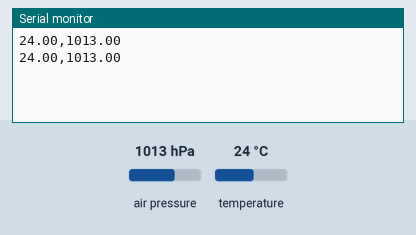
This sketch was run on a simulated Arduino Uno, built with avr-gcc and run on an emulated ATmega328P. Parts: the last lines printed to the serial monitor. The test bench sets the inputs (shaded band); at power-on: air pressure 1013 hPa, temperature 24 °C.

Above: at 3.2 s.
3.3 s: air pressure set to 952 hPa
At 4.6 s:
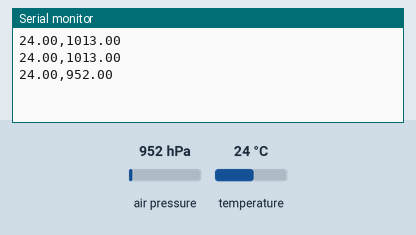
4.8 s: temperature set to 12 °C
At 5.8 s:
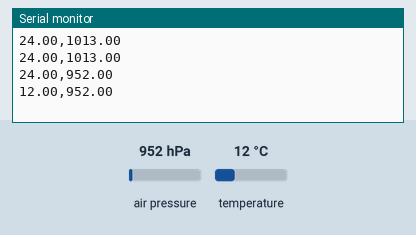
6.3 s: air pressure set to 975 hPa
At 7.7 s:
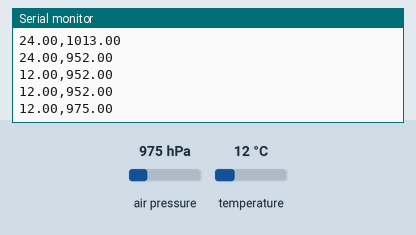
Timing chart, 0 to 9.3 s (numbered marks = the images above; inputs shaded):
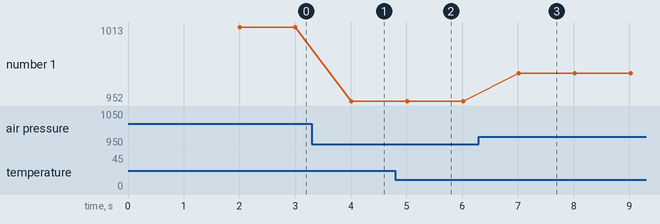

The sketch:

L03.ino
```cpp
#include "Adafruit_BMP280.h"

Adafruit_BMP280 bmp;
float temperature = 0;
float pressure = 0;

void setup() {
  Serial.begin(115200);
  delay(2000);
  if (!bmp.begin(0x77)) {
    Serial.println("Sensor not found");
    while (1){}
  }
}

void loop() {
  // Read the values
  temperature = bmp.readTemperature();
  pressure = bmp.readPressure()/100; //hectopascales
  // Print to the Serial Monitor
  Serial.print(temperature);
  Serial.print(",");
  Serial.println(pressure);
  delay(1000);
}
```

Measured:
- after the input at 3.3 s, the serial monitor: prints a new line after 0.71 s (image 1)
- after the input at 4.8 s, the serial monitor: prints a new line after 0.21 s (image 2)
- after the input at 6.3 s, the serial monitor: prints a new line after 0.72 s (image 3)
- plotted number 1: 1013 → 952 after the input at 3.3 s, 952 → 975 after the input at 6.3 s
